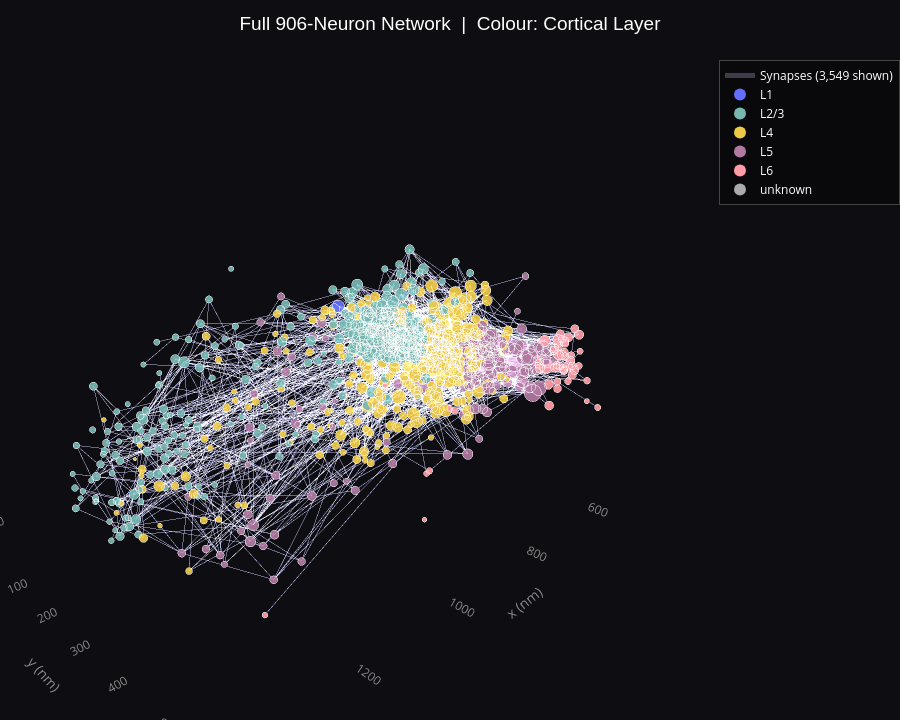

The code cell stored with this chart in its notebook:
### Markdown cell above
Same network coloured by **cortical layer**, sized by **degree**.

### Code cell
fig_906_layer = plot_3d(
    G_906,
    title='Full 906-Neuron Network  |  Colour: Cortical Layer',
    color_attr='layer',
    size_by='degree',
    edge_pct_keep=30,
)
fig_906_layer.show()

### Figure 1 — Plotly figure (JSON) as saved in the notebook; plotly's stock layout.template omitted (floating-point values rounded to 4 significant figures; data arrays with more than 128 entries replaced by an {"elided": "..."} marker saying what was removed)
{"data": [{"hoverinfo": "none", "line": {"color": "rgba(180,180,220,0.05)", "width": 1}, "mode": "lines", "name": "Synapses (3,549 shown)", "showlegend": false, "type": "scatter3d", "x": {"elided": "10536 float values"}, "y": {"elided": "10536 float values"}, "z": {"elided": "10536 float values"}}, {"hoverinfo": "none", "line": {"color": "rgba(180,180,220,0.11)", "width": 1}, "mode": "lines", "name": "Synapses (3,549 shown)", "showlegend": false, "type": "scatter3d", "x": [716.7, 688.7, null, 637.8, 668.4, null, 825.8, 652.7, null, 640.5, 666.9, null, 679.2, 652.7, null, 728.2, 617.6, null, 728.2, 658.6, null, 728.2, 671.4, null, 669.3, 643.0, null, 689.8, 617.6, null, 576.8, 652.7, null, 636.0, 671.4, null, 682.2, 658.6, null, 1181.0, 1239.0, null, 636.5, 640.5, null, 712.9, 647.0, null, 1190.0, 1094.0, null, 667.0, 647.0, null, 709.2, 671.4, null, 683.1, 617.6, null, 649.1, 617.6, null, 659.1, 634.1, null, 694.2, 664.2, null, 707.2, 652.7, null, 702.8, 643.0, null, 703.8, 719.8, null, 715.1, 617.6, null, 715.1, 712.6, null, 715.1, 1231.0, null, 652.9, 632.3, null, 686.8, 652.5, null, 636.8, 658.6, null, 643.2, 652.5, null, 645.2, 638.0, null, 650.9, 660.3, null], "y": [63.32, 404.1, null, 162.9, 506.2, null, 186.1, 493.4, null, 100.3, 460.3, null, 312.5, 493.4, null, 144.8, 483.9, null, 144.8, 482.4, null, 144.8, 487.4, null, 143.6, 427.9, null, 259.1, 483.9, null, 261.0, 493.4, null, 223.6, 487.4, null, 168.8, 482.4, null, 229.0, 475.5, null, 251.8, 100.3, null, 269.3, 458.5, null, 351.6, 403.7, null, 277.5, 458.5, null, 345.0, 487.4, null, 309.6, 483.9, null, 212.8, 483.9, null, 161.5, 112.7, null, 212.1, 458.6, null, 274.0, 493.4, null, 195.2, 427.9, null, 210.0, 257.2, null, 153.7, 483.9, null, 153.7, 145.0, null, 153.7, 218.1, null, 218.2, 192.7, null, 377.3, 421.6, null, 265.2, 482.4, null, 146.1, 421.6, null, 196.9, 221.0, null, 107.1, 475.2, null], "z": [904.1, 881.4, null, 871.2, 873.1, null, 774.3, 819.0, null, 841.4, 869.7, null, 872.2, 819.0, null, 840.8, 815.6, null, 840.8, 877.4, null, 840.8, 864.3, null, 856.9, 884.4, null, 837.3, 815.6, null, 807.6, 819.0, null, 837.8, 864.3, null, 813.8, 877.4, null, 838.1, 834.8, null, 760.4, 841.4, null, 727.3, 898.0, null, 753.0, 1005.0, null, 888.5, 898.0, null, 895.2, 864.3, null, 865.0, 815.6, null, 844.5, 815.6, null, 921.8, 869.4, null, 854.2, 899.7, null, 847.5, 819.0, null, 822.6, 884.4, null, 894.2, 825.9, null, 827.5, 815.6, null, 827.5, 814.4, null, 827.5, 880.0, null, 818.3, 809.0, null, 827.3, 836.8, null, 853.3, 877.4, null, 856.0, 836.8, null, 859.1, 852.5, null, 847.4, 838.1, null]}, {"hoverinfo": "none", "line": {"color": "rgba(180,180,220,0.17)", "width": 1}, "mode": "lines", "name": "Synapses (3,549 shown)", "showlegend": false, "type": "scatter3d", "x": [686.4, 658.6, null], "y": [114.2, 482.4, null], "z": [843.8, 877.4, null]}, {"hoverinfo": "none", "line": {"color": "rgba(180,180,220,0.30)", "width": 1}, "mode": "lines", "name": "Synapses (3,549 shown)", "showlegend": true, "type": "scatter3d", "x": [675.2, 658.6, null], "y": [203.0, 482.4, null], "z": [850.6, 877.4, null]}, {"marker": {"color": "#636EFA", "size": 10}, "mode": "markers", "name": "L1", "showlegend": true, "type": "scatter3d", "x": [null], "y": [null], "z": [null]}, {"marker": {"color": "#76B7B2", "size": 10}, "mode": "markers", "name": "L2/3", "showlegend": true, "type": "scatter3d", "x": [null], "y": [null], "z": [null]}, {"marker": {"color": "#EDC948", "size": 10}, "mode": "markers", "name": "L4", "showlegend": true, "type": "scatter3d", "x": [null], "y": [null], "z": [null]}, {"marker": {"color": "#B07AA1", "size": 10}, "mode": "markers", "name": "L5", "showlegend": true, "type": "scatter3d", "x": [null], "y": [null], "z": [null]}, {"marker": {"color": "#FF9DA7", "size": 10}, "mode": "markers", "name": "L6", "showlegend": true, "type": "scatter3d", "x": [null], "y": [null], "z": [null]}, {"marker": {"color": "#aaaaaa", "size": 10}, "mode": "markers", "name": "unknown", "showlegend": true, "type": "scatter3d", "x": [null], "y": [null], "z": [null]}, {"hoverinfo": "text", "marker": {"color": {"elided": "906 str values"}, "line": {"color": "rgba(255,255,255,0.5)", "width": 0.8}, "opacity": 0.92, "size": {"elided": "906 float values"}}, "mode": "markers", "name": "Neurons", "showlegend": false, "text": {"elided": "906 str values"}, "type": "scatter3d", "x": {"elided": "906 float values"}, "y": {"elided": "906 float values"}, "z": {"elided": "906 float values"}}], "layout": {"height": 720, "legend": {"bgcolor": "rgba(0,0,0,0.35)", "bordercolor": "#444", "borderwidth": 1, "font": {"color": "white", "size": 12}, "itemsizing": "constant"}, "margin": {"b": 0, "l": 0, "r": 0, "t": 60}, "paper_bgcolor": "#0e0e12", "scene": {"bgcolor": "#0e0e12", "camera": {"eye": {"x": 1.4, "y": 1.4, "z": 0.8}}, "xaxis": {"color": "#888888", "showbackground": false, "showgrid": false, "title": {"text": "x (nm)"}, "zeroline": false}, "yaxis": {"color": "#888888", "showbackground": false, "showgrid": false, "title": {"text": "y (nm)"}, "zeroline": false}, "zaxis": {"color": "#888888", "showbackground": false, "showgrid": false, "title": {"text": "z (nm)"}, "zeroline": false}}, "title": {"font": {"color": "white", "family": "Arial", "size": 19}, "text": "Full 906-Neuron Network  |  Colour: Cortical Layer", "x": 0.5}}}
